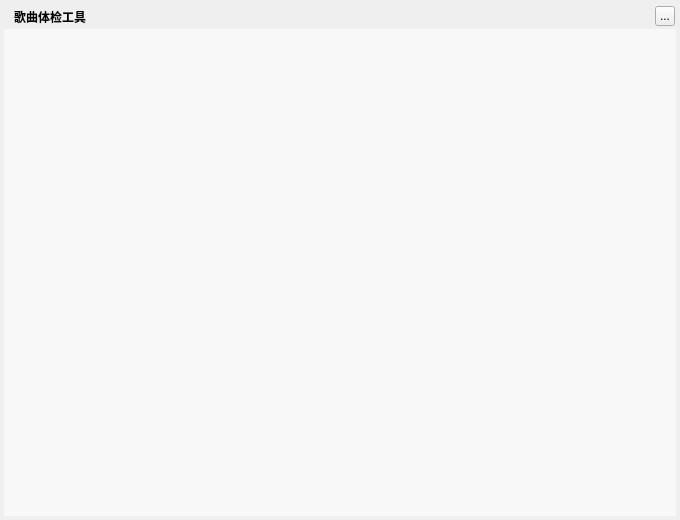
<?xml version="1.0" encoding="UTF-8"?>
<ui version="4.0">
 <class>MusicSongCheckToolsWidget</class>
 <widget class="QWidget" name="MusicSongCheckToolsWidget">
  <property name="geometry">
   <rect>
    <x>0</x>
    <y>0</y>
    <width>680</width>
    <height>520</height>
   </rect>
  </property>
  <property name="windowTitle">
   <string>网络连接测试</string>
  </property>
  <widget class="QLabel" name="background">
   <property name="geometry">
    <rect>
     <x>4</x>
     <y>4</y>
     <width>672</width>
     <height>512</height>
    </rect>
   </property>
   <property name="text">
    <string/>
   </property>
  </widget>
  <widget class="QLabel" name="topTitleName">
   <property name="geometry">
    <rect>
     <x>14</x>
     <y>4</y>
     <width>170</width>
     <height>25</height>
    </rect>
   </property>
   <property name="styleSheet">
    <string notr="true">color:&quot;#FFFFFF&quot;;font-weight:bold</string>
   </property>
   <property name="text">
    <string>歌曲体检工具</string>
   </property>
  </widget>
  <widget class="QToolButton" name="topTitleCloseButton">
   <property name="geometry">
    <rect>
     <x>655</x>
     <y>6</y>
     <width>20</width>
     <height>20</height>
    </rect>
   </property>
   <property name="text">
    <string>...</string>
   </property>
  </widget>
  <widget class="QWidget" name="backgroundMask" native="true">
   <property name="geometry">
    <rect>
     <x>4</x>
     <y>29</y>
     <width>672</width>
     <height>487</height>
    </rect>
   </property>
   <property name="styleSheet">
    <string notr="true">background:rgba(255,255,255,150)</string>
   </property>
  </widget>
  <zorder>background</zorder>
  <zorder>backgroundMask</zorder>
  <zorder>topTitleName</zorder>
  <zorder>topTitleCloseButton</zorder>
 </widget>
 <resources/>
 <connections/>
</ui>
